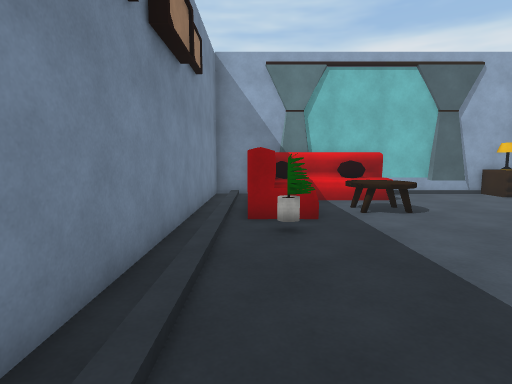
View 1 (above)

13 first-person views from a walk through a scene from a Unity 3-D project. The camera is 1.4 m above the floor, tilts 6° down and sees 80° across. The floor is counted in squares, 1 m on a side. Each view is taken from the middle of a square. On the plan, view 1 faces up. The plan holds only what a view shows up to about 14 squares ahead; the rest is blank. The place goes on beyond the plan. The player character is not drawn. Some animated figures are not drawn. Surface patterns are stand-ins for the level's own textures.

View 2
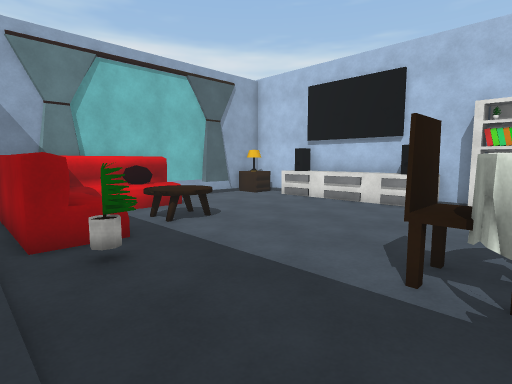

View 3
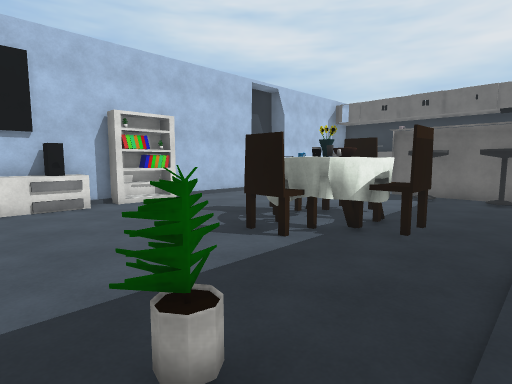

View 4
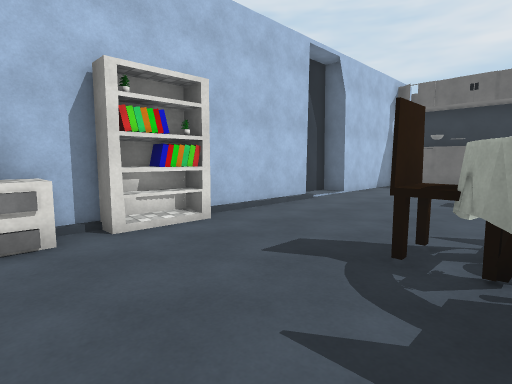

View 5
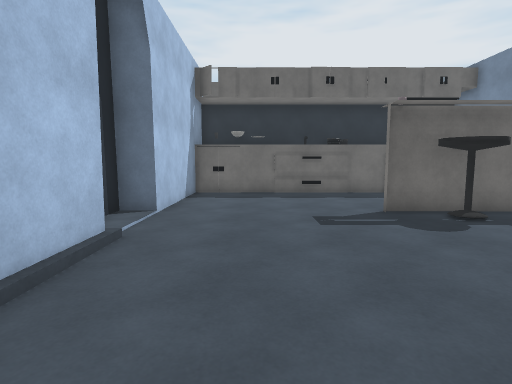

View 6
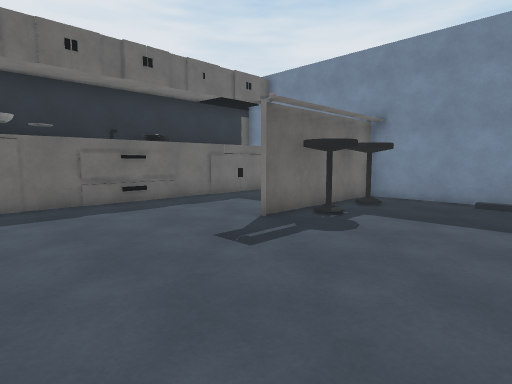

View 7
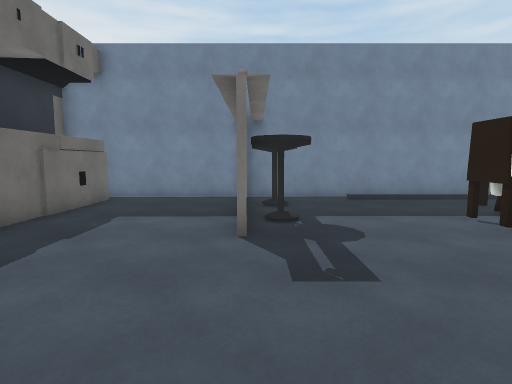

View 8
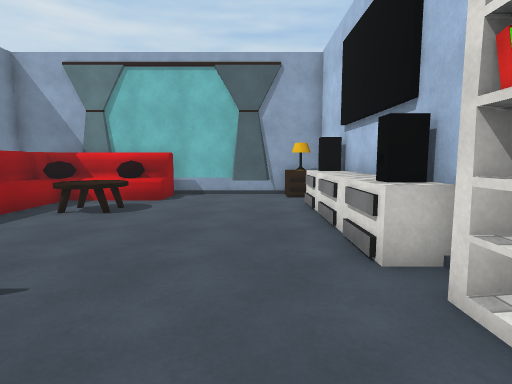

View 9
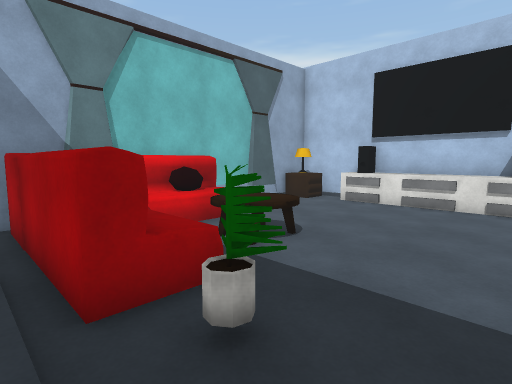

View 10
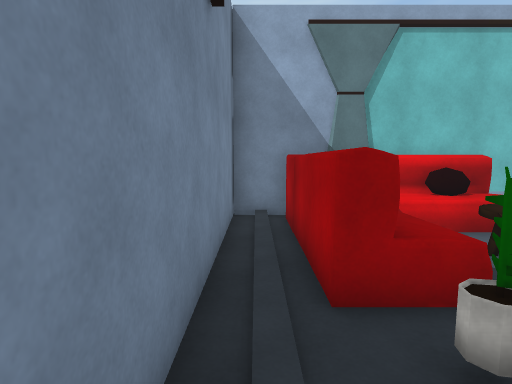

View 11
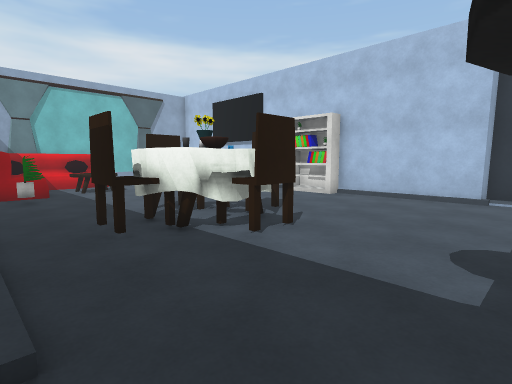

View 12
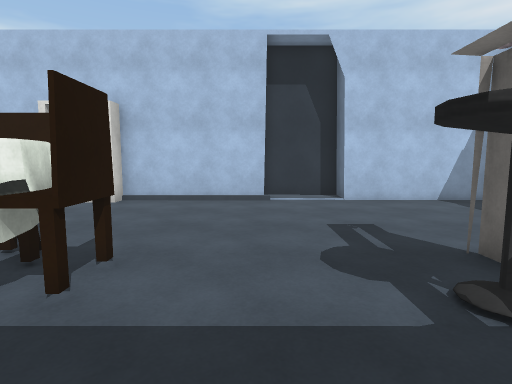

View 13
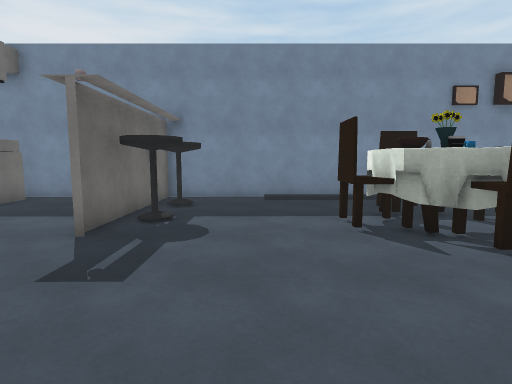

### Floor plan
Key: @ floor where view 1 was taken; # wall or solid block; . floor; / step, stairs or slope; = window, fence, low wall or low ledge; ^ raised ledge.
Columns run from 2 left of view 1 to 12 right of it. Each row starts with its distance up from view 1.
 13 ###   #####
 12 #/######.#####
 11 #/##^#^^....=#
 10 #/#^........^#
  9 #/#^.^^.....##
  8 #/#^.^^.....^#
  7 #/#^........^#
  6 #/.#........^#
  5 #/..........^#
  4 #/..........^#
  3 #/..........##
  2 #/...##.....##
  1 #/.#####....##
  0 #/@#####.....#
 -1 #/..###......#
 -2 #/...#^......#
 -3 #/...........#
 -4 #............##
 -5 #.............#
 -6 #.. .#........#
 -7 #######......##
 -8 #............#
 -9 #............#
-10 #............#
-11 #............#
-12 #####.####.###
-13     ########

Where each view was taken, in squares from view 1:
view 1: 0 up, 0 right, facing up
view 2: 1 up, 1 left, facing up-right
view 3: 7 up, 1 left, facing down-right
view 4: 5 up, 4 right, facing down-right
view 5: 1 up, 8 right, facing down
view 6: 2 down, 10 right, facing down-left
view 7: 7 down, 10 right, facing left
view 8: 0 up, 8 right, facing up
view 9: 4 up, 1 left, facing up-right
view 10: 4 up, 1 left, facing up
view 11: 6 down, 1 left, facing up-right
view 12: 4 down, 0 right, facing right
view 13: 4 down, 10 right, facing left
